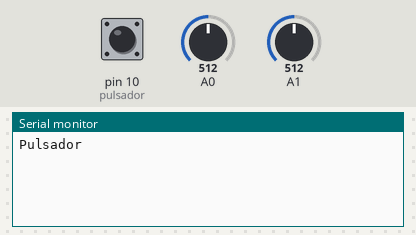
The sketch below on a simulated Arduino Uno, built with avr-gcc and run on an emulated ATmega328P. On the bench: the last lines printed to the serial monitor. Inputs (shaded band) come from the test bench; at power-on: A0 = 512, A1 = 512, pin 10 (pulsador) HIGH.

Above: at 1.2 s.
1.3 s: A0 set to 587
2.8 s: A0 set to 610
At 3.9 s:
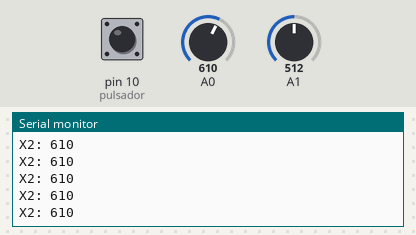
4.7 s: A1 set to 610
At 5.4 s:
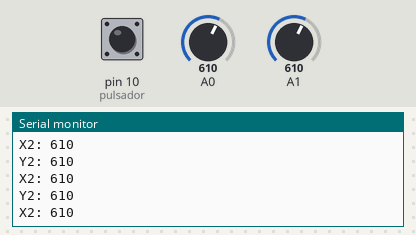
6.3 s: A1 set to 586
At 7.4 s:
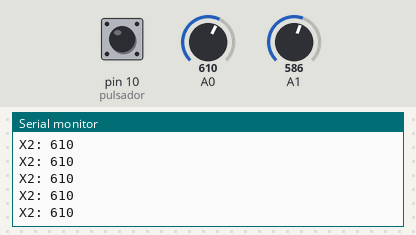
10.8 s: A0 set to 1011
At 11.8 s:
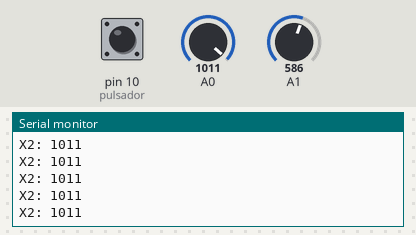
12.3 s: A0 set to 989
At 13.4 s:
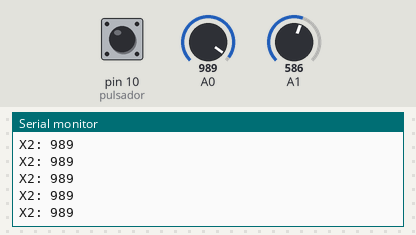
Timing chart, 0 to 14.8 s (numbered marks = the images above; inputs shaded):
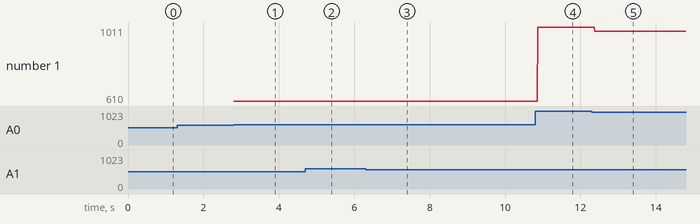

Measured:
- the behaviour switches between 600 and 601 on A0 (found by bisection; images 0 and 1)
- after the input at 2.8 s, the serial monitor: prints a new line at once (image 1)
- after the input at 4.7 s, the serial monitor: prints a new line after 0.08 s (image 2)
- after the input at 10.8 s, the serial monitor: prints a new line after 0.07 s (image 4)
- after the input at 12.3 s, the serial monitor: prints a new line after 0.08 s (image 5)
- plotted number 1: 610 → 1011 after the input at 10.8 s, 1011 → 989 after the input at 12.3 s

The sketch:

joystick.ino
```cpp
int X;
int Y;
int pulsador = 10;
bool sw, anterior;

void setup(){
  Serial.begin(9600);
  pinMode(pulsador, INPUT);
}

void loop(){
  X = analogRead(A0);
  Y = analogRead(A1);
  sw = digitalRead(pulsador);
  if (X >= 0 && X < 400){
    Serial.print("X1: ");
    Serial.println(X);
  }
  if (X > 600 && X <= 1023){
    Serial.print("X2: ");
    Serial.println(X);
  }
  if (Y >= 0 && Y < 400){
    Serial.print("Y1: ");
    Serial.println(Y);
  }
  if (Y > 600 && Y <= 1023){
    Serial.print("Y2: ");
    Serial.println(Y);
  }
  if(sw != anterior){
    anterior = sw;
    Serial.println("Pulsador");
  }
}
```
